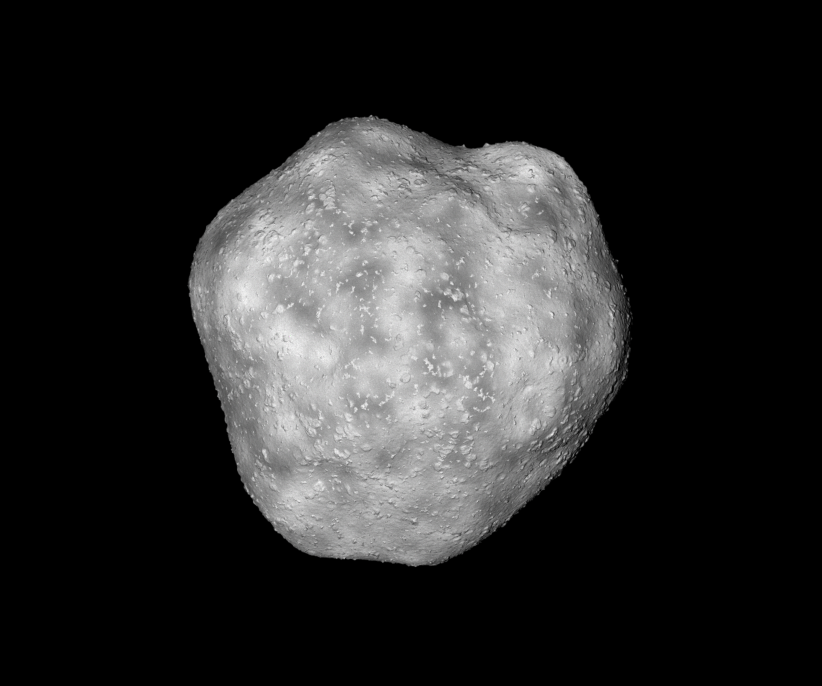
#> input picture doc/thesis/0_figures/compare_quality/set1/png.png, 2464 x 2056 px (shown at 1/3 size)
$ python crop.py
#> lines starting #> are read from the running program, lines starting #| are printed output that depends on the picture
import sys

import cv2
import matplotlib.pyplot as plt
import numpy as np


CORNER1 = (1100, 800)
CORNER2 = (1500, 1200)


def crop(file_name):
#> called with file_name = 'png.png'
    img = cv2.imread(file_name, cv2.IMREAD_UNCHANGED)
#> img is the input picture: shape (2056, 2464, 3); mean B, G, R 41.8, 41.8, 41.8
    file_name = file_name[:-4] + "_center.png"
    cv2.imwrite(file_name, img[CORNER1[1]:CORNER2[1], CORNER1[0]:CORNER2[0], :],
                (cv2.IMWRITE_PNG_COMPRESSION, 9))
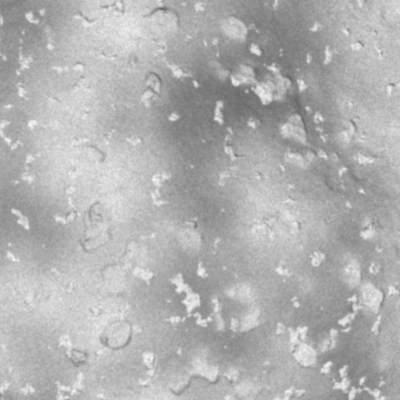
#> saved as png_center.png: shape (400, 400, 3); mean B, G, R 176.7, 176.7, 176.7

    return file_name


def frame(file_name):
#> called with file_name = 'png.png'
    img = cv2.imread(file_name, cv2.IMREAD_UNCHANGED)
    color = (0, 0, 255, 255)
    cv2.rectangle(img, CORNER1, CORNER2, color, thickness=3)
    file_name = file_name[:-4] + "_frame.png"
    cv2.imwrite(file_name, img, (cv2.IMWRITE_PNG_COMPRESSION, 9))

    return file_name


def create_diff_image(img_name, ref_img_name):
#> called with img_name = 'png.png', ref_img_name = 'png.png'
    ref_img = cv2.imread(ref_img_name, cv2.IMREAD_UNCHANGED)
    img = cv2.imread(img_name, cv2.IMREAD_UNCHANGED)
    diff_img = np.zeros((img.shape[0],img.shape[1],1),np.int16)
    diff_img[:,:,0] = np.linalg.norm(ref_img, axis=2) - np.linalg.norm(img, axis=2)
#> diff_img: shape (2056, 2464, 1) int16; every value is 0
    file_name = img_name[:-4] + "_diff.png"
    cv2.imwrite(file_name, (diff_img + np.abs(np.min(diff_img))).astype(np.uint8), (cv2.IMWRITE_PNG_COMPRESSION, 9))

    temp = diff_img
    plt.figure()
    plt.imshow(temp[:,:,0], interpolation='nearest', cmap='seismic', vmin=-80, vmax=80)
    cbar = plt.colorbar()
    cbar.ax.get_yaxis().labelpad = 10
    cbar.ax.set_ylabel("L2-Norm Difference", rotation=270)
    plt.title(f"Difference Image - {' '.join(img_name[:-4].upper().split('_')[0:2])}")
    plt.axis("off")
    file_name = file_name[:-4] + "_heatmap.png"
    plt.savefig(file_name, bbox_inches="tight")
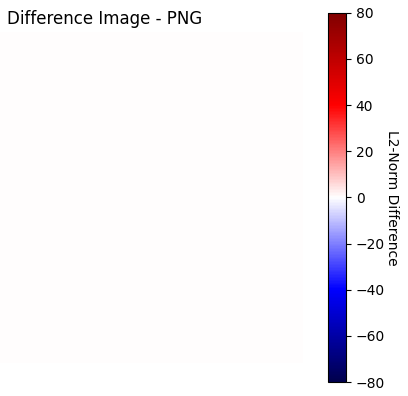
#> figure drawn by matplotlib, 2 panels
    plt.close()

    plt.figure()
    plt.imshow(temp[:,:,0], interpolation='nearest', cmap='seismic', vmin=-np.max(np.abs(temp[:,:,0])),vmax=np.max(np.abs(temp[:,:,0])))
    cbar = plt.colorbar()
    cbar.ax.get_yaxis().labelpad = 10
    cbar.ax.set_ylabel("L2-Norm Difference", rotation=270)
    plt.title(f"Difference Image - {' '.join(img_name[:-4].upper().split('_')[0:2])}")
    plt.axis("off")
    file_name = file_name[:-len("_heatmap.png")] + "_heatmap_rel.png"
    plt.savefig(file_name, bbox_inches="tight")
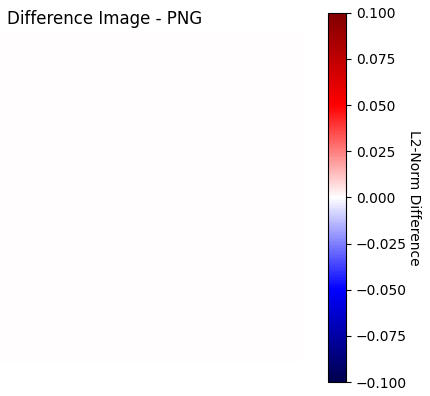
#> figure drawn by matplotlib, 2 panels
    plt.close()

    plt.figure()
    histo_vec = diff_img.flatten()
    histo_vec = histo_vec[histo_vec != 0]
#> histo_vec = empty array
    plt.hist(histo_vec, bins=161, range=(-80, 80))
    plt.title(f"Difference Histogram - {' '.join(img_name[:-4].upper().split('_')[0:2])}")
    plt.xlabel("Number of Pixels")
    plt.ylabel("L2-Norm Difference")
    plt.legend([f"Changed Pixels: {len(histo_vec)}\nPercentage: {len(histo_vec)/len(temp.flatten())*100:.1f} %"])
    file_name = file_name[:-len("_heatmap_rel.png")] + "_histogram.png"
    plt.savefig(file_name, bbox_inches="tight")
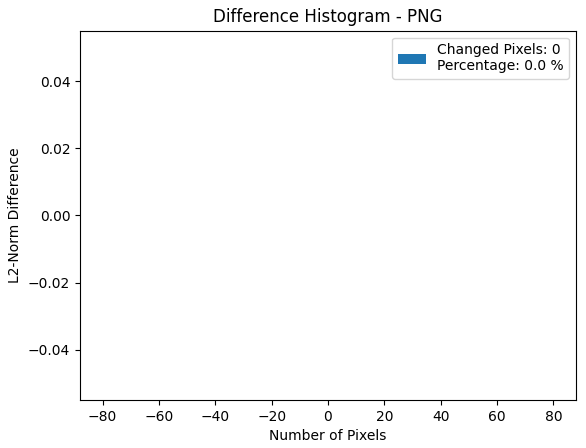
#> figure drawn by matplotlib, 1 panel
    plt.close()

    return file_name

if __name__ == "__main__":
    if len(sys.argv) > 1:
        cropped = crop(sys.argv[1])
        framed = frame(sys.argv[1])
        diffed = create_diff_image(sys.argv[1], "png.png")
        diffed = create_diff_image(cropped, "png_center.png")
    else:
        file_list = ["png.png",
                     "jp2_1000.png",
                     "jp2_100.png",
                     "jp2_10.png",
                     "jp2_1.png",
                     "jp2_5.png",
                     "jp2_4.png"]

        for file_name in file_list:
            cropped = crop(file_name)
            framed = frame(file_name)
            diffed = create_diff_image(file_name, "png.png")
            diffed = create_diff_image(cropped, "png_center.png")
#> call 2 of create_diff_image, with img_name = 'png_center.png', ref_img_name = 'png_center.png'
#> in create_diff_image (call 2), `diff_img[:,:,0] = np.linalg.norm(ref_img, axis=2) - np.linalg.norm(img..`: diff_img: shape (400, 400, 1) int16; every value is 0
#> in create_diff_image (call 2), `plt.savefig(file_name, bbox_inches="tight")`:
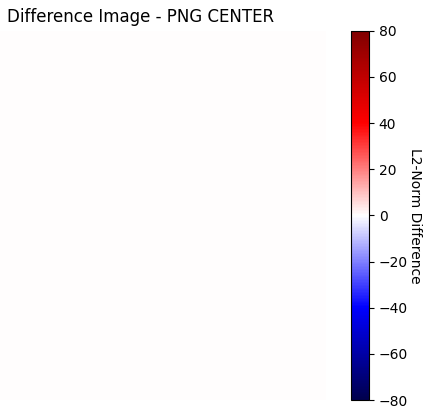
#> figure drawn by matplotlib, 2 panels
#> in create_diff_image (call 2), `plt.savefig(file_name, bbox_inches="tight")`:
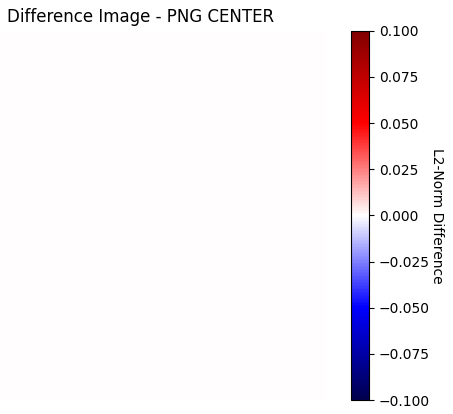
#> figure drawn by matplotlib, 2 panels
#> pass 2 of the loop `for file_name in file_list:`:
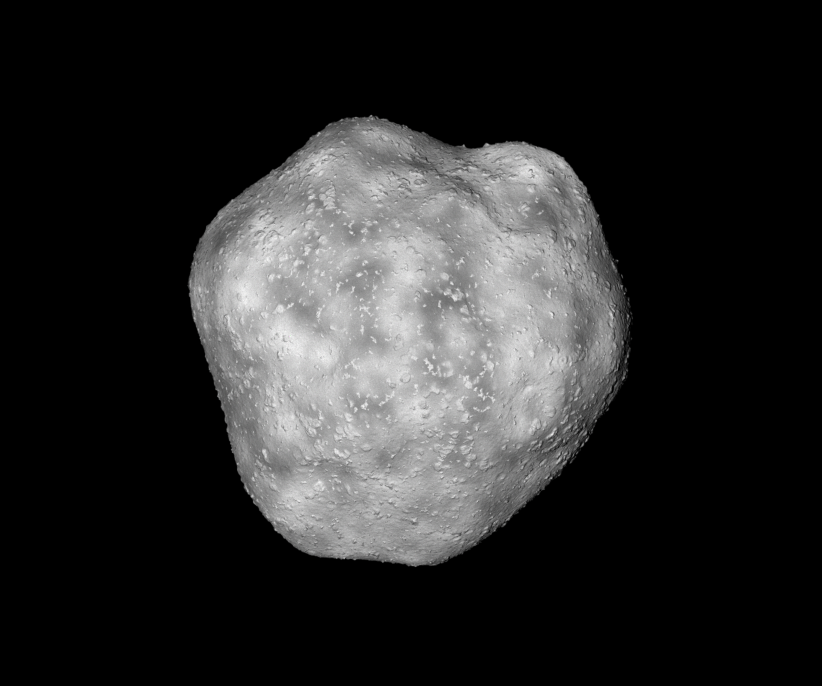
#> input picture doc/thesis/0_figures/compare_quality/set1/jp2_1000.png, 2464 x 2056 px (shown at 1/3 size)
#> in crop, img is the input picture: shape (2056, 2464, 3); mean B, G, R 41.8, 41.8, 41.8
#> diff_img: shape (2056, 2464, 1) int16
#> in create_diff_image (call 4), `plt.savefig(file_name, bbox_inches="tight")`:
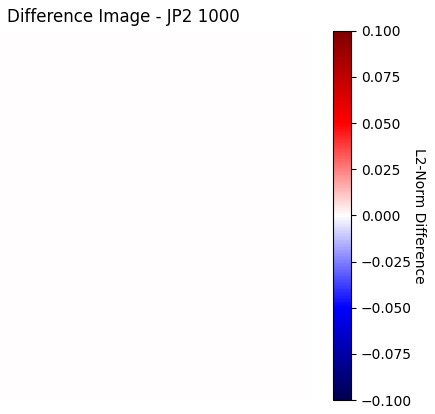
#> figure drawn by matplotlib, 2 panels
#> in create_diff_image (call 4), `plt.savefig(file_name, bbox_inches="tight")`:
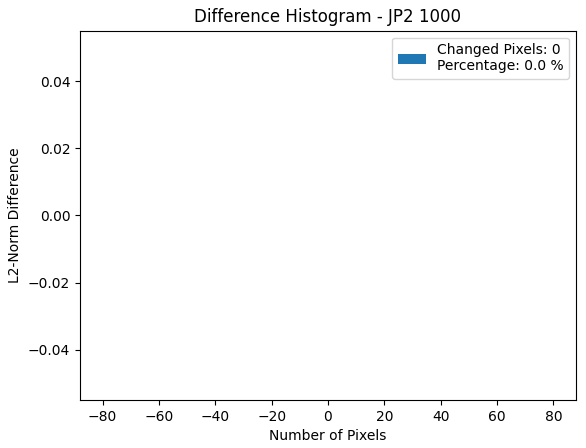
#> figure drawn by matplotlib, 1 panel
#> pass 3 of the loop `for file_name in file_list:`:
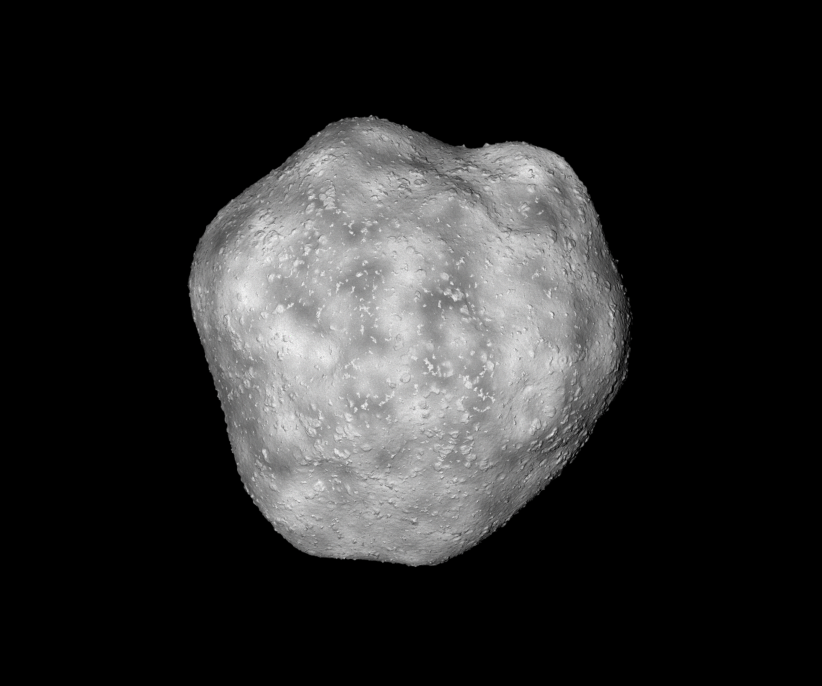
#> input picture doc/thesis/0_figures/compare_quality/set1/jp2_100.png, 2464 x 2056 px (shown at 1/3 size)
#> in crop, img is the input picture: shape (2056, 2464, 3); mean B, G, R 41.8, 41.8, 41.8
#> in create_diff_image (call 6), `diff_img[:,:,0] = np.linalg.norm(ref_img, axis=2) - np.linalg.norm(img..`:
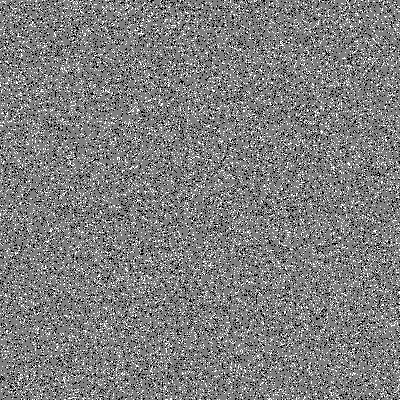
#> diff_img: shape (400, 400, 1) int16; min -1, max 1, mean -0.00682; drawn with min black and max white
#> in create_diff_image (call 6), `plt.savefig(file_name, bbox_inches="tight")`:
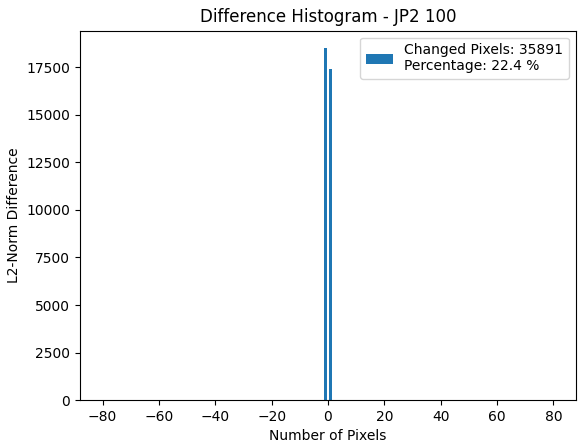
#> figure drawn by matplotlib, 1 panel; tallest bar 18491 high, from x = -1.49 to -0.497
#> (the run stopped early here; a loop or call above may not have finished)
